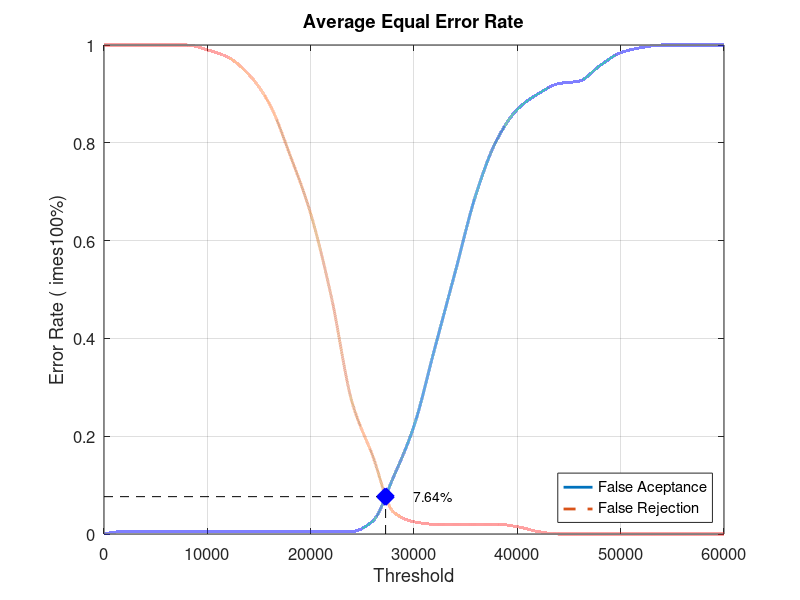
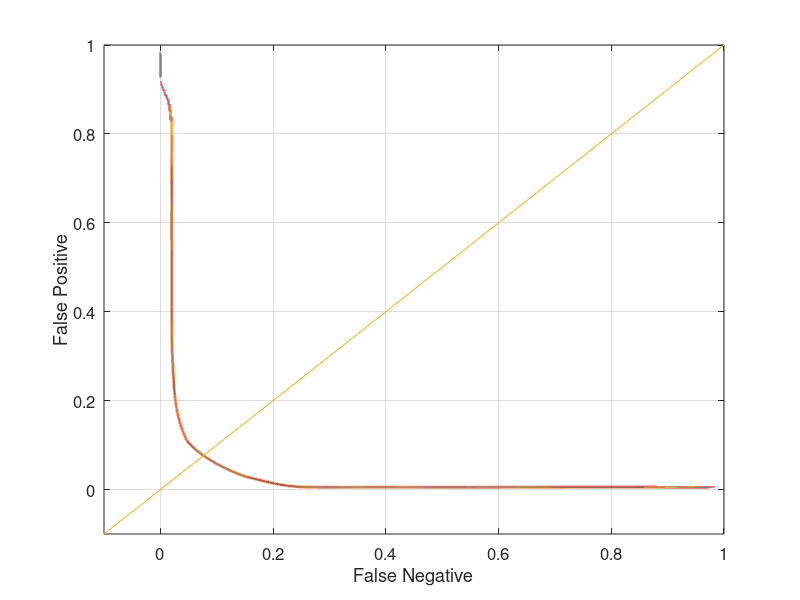

MATLAB code to generate these figures, in order:
close all;
clear;
clc;
x = 0:2000:60000;
xq = 0:0.5:60000;

y0 = [0 0.00526316 0.00526316 0.00526316 0.00526316 0.00526316 0.00526316 0.00526316 0.00526316 0.00526316 0.00526316 0.00526316 0.00526316 0.0263158 0.115789 0.221053 0.378947 0.536842 0.694737 0.805263 0.868421 0.9 0.921053 0.926316 0.957895 0.984211 0.994737 1 1 1 1]
yy0 = interp1(x, y0, xq, 'pchip');
y1 = [1 1 1 1 1 0.99 0.975 0.94 0.88 0.775 0.655 0.485 0.27 0.16 0.045 0.025 0.02 0.02 0.02 0.02 0.015 0.005 0 0 0 0 0 0 0 0 0]
yy1 = interp1(x, y1, xq, 'pchip');

% Calculating EER: 
y2 = abs(y0 - y1);
find(y2 == min(y2))
yy2 = abs(yy0 - yy1);
xEER = find(yy2 == min(yy2));
xEERIndex = xq(xEER) % X-axis EER
yEER = yy0(xEER) % Y-axis EER

main = figure
plot(xq, yy0,'-','LineWidth', 2);	hold on
plot(xq, yy1,'--','LineWidth', 2);	hold on
plot([xEERIndex xEERIndex], [0 yEER], 'k--');	hold on
plot([0 xEERIndex], [yEER yEER], 'k--');	hold on
plot(xEERIndex, yEER, 'bx', 'LineWidth', 10);	hold on
text(xEERIndex + 10 * xEERIndex / 100, yEER, [num2str(round((10000 * yEER)) / 100) '%'])
legend('False Aceptance', 'False Rejection', 'Location', 'SouthEast')
xlabel('Threshold')
ylabel('Error Rate (	imes100%)')
title('Average Equal Error Rate')
set(gca, 'FontSize', 12)
axis([0 60000 0 1])
grid on

print(main, 'Database3_2Main', '-dpng');
FNRxFPR = figure('Color', [1 1 1]);
plot(yy1, yy0, '-', yy1, yy0, 'LineWidth', 2);
hold on
y = -0.1:0.1:1
plot(y, y); 
set(gca, 'FontSize', 12)
xlabel('False Negative')
ylabel('False Positive')
axis([-0.1 1 -0.1 1])
set(gca, 'FontSize', 12)
grid on

print(FNRxFPR, 'Database3_2FNRxFPR','-dpng');
